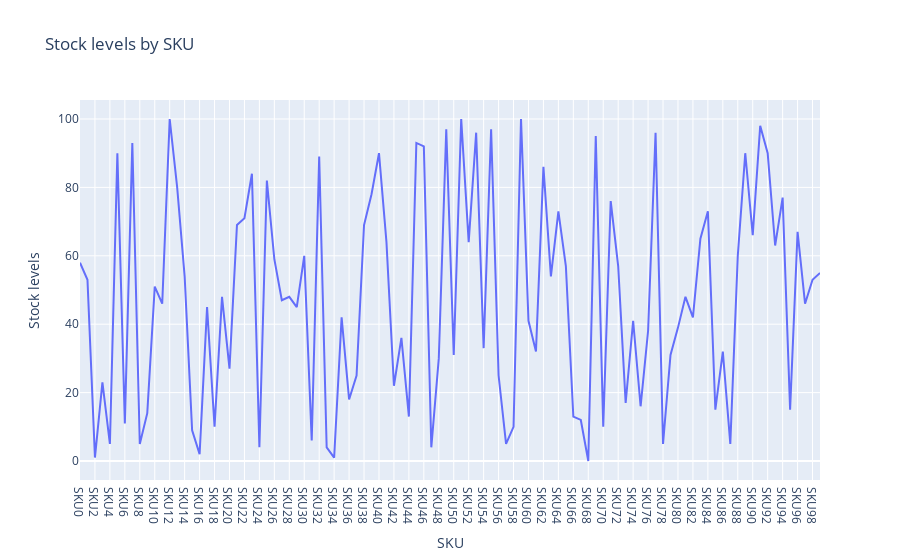

Here is the notebook cell this chart was saved with:
### Code cell
# Stock levels by each SKU
Stock_SKU = px.line(df,x='SKU',y='Stock levels',title = 'Stock levels by SKU')
Stock_SKU.show()

### Figure 1 — Plotly figure (JSON) as saved in the notebook; plotly's stock layout.template omitted (floating-point values rounded to 4 significant figures)
{"data": [{"hovertemplate": "SKU=%{x}<br>Stock levels=%{y}<extra></extra>", "legendgroup": "", "line": {"color": "#636efa", "dash": "solid"}, "marker": {"symbol": "circle"}, "mode": "lines", "name": "", "orientation": "v", "showlegend": false, "type": "scatter", "x": ["SKU0", "SKU1", "SKU2", "SKU3", "SKU4", "SKU5", "SKU6", "SKU7", "SKU8", "SKU9", "SKU10", "SKU11", "SKU12", "SKU13", "SKU14", "SKU15", "SKU16", "SKU17", "SKU18", "SKU19", "SKU20", "SKU21", "SKU22", "SKU23", "SKU24", "SKU25", "SKU26", "SKU27", "SKU28", "SKU29", "SKU30", "SKU31", "SKU32", "SKU33", "SKU34", "SKU35", "SKU36", "SKU37", "SKU38", "SKU39", "SKU40", "SKU41", "SKU42", "SKU43", "SKU44", "SKU45", "SKU46", "SKU47", "SKU48", "SKU49", "SKU50", "SKU51", "SKU52", "SKU53", "SKU54", "SKU55", "SKU56", "SKU57", "SKU58", "SKU59", "SKU60", "SKU61", "SKU62", "SKU63", "SKU64", "SKU65", "SKU66", "SKU67", "SKU68", "SKU69", "SKU70", "SKU71", "SKU72", "SKU73", "SKU74", "SKU75", "SKU76", "SKU77", "SKU78", "SKU79", "SKU80", "SKU81", "SKU82", "SKU83", "SKU84", "SKU85", "SKU86", "SKU87", "SKU88", "SKU89", "SKU90", "SKU91", "SKU92", "SKU93", "SKU94", "SKU95", "SKU96", "SKU97", "SKU98", "SKU99"], "xaxis": "x", "y": [58, 53, 1, 23, 5, 90, 11, 93, 5, 14, 51, 46, 100, 80, 54, 9, 2, 45, 10, 48, 27, 69, 71, 84, 4, 82, 59, 47, 48, 45, 60, 6, 89, 4, 1, 42, 18, 25, 69, 78, 90, 64, 22, 36, 13, 93, 92, 4, 30, 97, 31, 100, 64, 96, 33, 97, 25, 5, 10, 100, 41, 32, 86, 54, 73, 57, 13, 12, 0, 95, 10, 76, 57, 17, 41, 16, 38, 96, 5, 31, 39, 48, 42, 65, 73, 15, 32, 5, 60, 90, 66, 98, 90, 63, 77, 15, 67, 46, 53, 55], "yaxis": "y"}], "layout": {"legend": {"tracegroupgap": 0}, "title": {"text": "Stock levels by SKU"}, "xaxis": {"anchor": "y", "domain": [0, 1], "title": {"text": "SKU"}}, "yaxis": {"anchor": "x", "domain": [0, 1], "title": {"text": "Stock levels"}}}}
